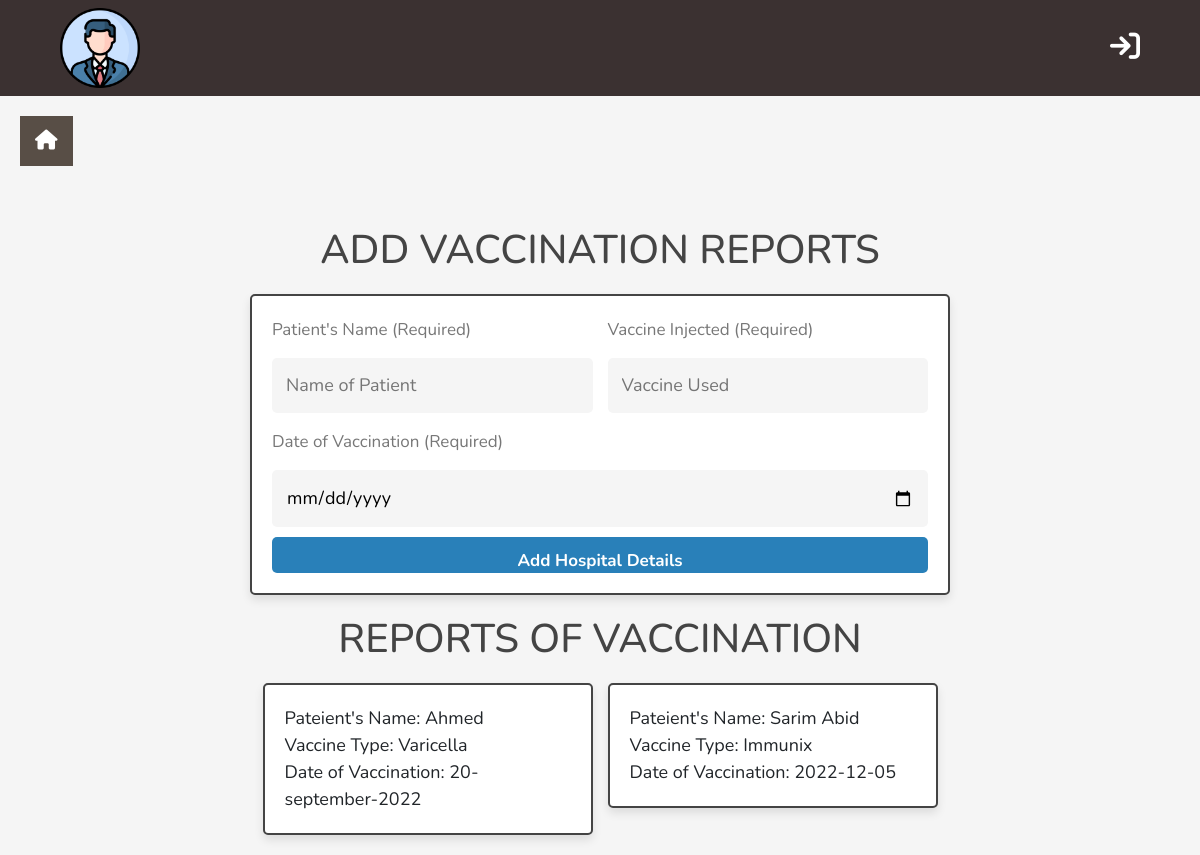
/admin_panel/Report_of_vaccination.php, run on the app's committed database.
### tables this page shows
CREATE TABLE `reportofvaccination` (
  `ID` int(11) NOT NULL,
  `child_name` varchar(100) NOT NULL,
  `Vacc_name` varchar(100) NOT NULL,
  `date` varchar(100) NOT NULL
);

### admin_panel/Report_of_vaccination.php (the view, shortened to what this page needs)
<!DOCTYPE html>
<html lang="en">
<head>
   <link rel="stylesheet" href="https://cdn.jsdelivr.net/npm/bootstrap@4.0.0/dist/css/bootstrap.min.css">
        <link rel="stylesheet" href="https://cdnjs.cloudflare.com/ajax/libs/font-awesome/4.7.0/css/font-awesome.min.css">
       <link rel="stylesheet" href="./assets/css/style.css"></link>
   <link rel="stylesheet" href="https://cdnjs.cloudflare.com/ajax/libs/font-awesome/6.1.1/css/all.min.css">
   <link rel="stylesheet" href="./assets/css/admin_style.css">
</head>
<body>
<?php   include "./adminHeader.php";
 include "./sidebar.php";?>
<section class="show-products">
<section class="add-products">
   <h1 class="heading">Add Vaccination Reports</h1>
   <form action="" method="post" enctype="multipart/form-data">
      <div class="flex">
         <div class="inputBox">
            <span>Patient's Name (Required)</span>
            <input type="text" class="box" required maxlength="100" placeholder="Name of Patient" name="child_name">
         </div>
         <div class="inputBox">
            <span>Vaccine Injected (Required)</span>
            <input type="text" class="box" required maxlength="100" placeholder="Vaccine Used" name="Vacc_name">
         </div>
         <div class="inputBox">
            <span>Date of Vaccination (Required)</span>
            <input type="date" name="date" placeholder="Date of Vaccination" class="box" required maxlength="500" cols="30" rows="10"></input>
         </div>
      </div>
      <input type="submit" value="Add Hospital Details" class="btn" name="add_vaccreport">
   </form>
</section>
   <h1 class="heading">Reports of Vaccination</h1>
   <div class="box-container">
   <?php
   $sql="SELECT * from reportofvaccination ";
   $result=$conn-> query($sql);
      if($result-> num_rows > 0){
         while($fetch_vaccreport = $result->fetch_assoc()){
   ?>
   <div class="box">
      <div class="child_name">Pateient's Name: <span><?= $fetch_vaccreport['child_name']; ?></span></div>
      <div class="Vacc_name">Vaccine Type: <span><?= $fetch_vaccreport['Vacc_name']; ?></span></div>
      <div class="date">Date of Vaccination: <span><?= $fetch_vaccreport['date']; ?></span></div>
   </div>
   <?php
         }
      }else{
         echo '<p class="empty">No Vaccine reports added yet..!</p>';
      }
   ?>
   </div>
</section>
   </body>
   </html>

### admin_panel/assets/css/style.css (style rules this page uses)
* { margin: 0; padding: 0; font-family: 'Work Sans', sans-serif; font-size: 18px; }
.btn { font-weight: 700; height: 36px; -moz-user-select: none; -webkit-user-select: none; user-select: none; cursor: default; }
.box { position: relative; background-color: #000; }

### admin_panel/assets/css/admin_style.css (style rules this page uses)
:root { --main-color:#2980b9; --orange:#f39c12; --red:#e74c3c; --black:#444; --white:#fff; --light-color:#777; --light-bg:#f5f5f5; --border:.2rem solid var(--black); --box-shadow:0 .5rem 1rem rgba(0,0,0,.1); }
* { font-family: 'Nunito', sans-serif; margin:0; padding:0; box-sizing: border-box; outline: none; border:none; text-decoration: none; }
html { font-size: 62.5%; overflow-x: hidden; }
body { background-color: var(--light-bg); }
section { padding:2rem; max-width: 1200px; margin:0 auto; }
.heading { font-size: 4rem; color:var(--black); margin-bottom: 2rem; text-align: center; text-transform: uppercase; }
.btn, .delete-btn, .option-btn { display: block; width: 100%; margin-top: 1rem; border-radius: .5rem; padding:1rem 3rem; font-size: 1.7rem; text-transform: capitalize; color:var(--white); cursor: pointer; text-align: center; }
.btn { background-color: var(--main-color); }
.add-products form { max-width: 70rem; margin: 0 auto; background-color: var(--white); box-shadow: var(--box-shadow); border:var(--border); border-radius: .5rem; padding:2rem; }
.add-products form .flex { display: flex; gap:1.5rem; flex-wrap: wrap; }
.add-products form .flex .inputBox { flex:1 1 25rem; }
.add-products form span { font-size:1.7rem; color:var(--light-color); }
.add-products form .box { font-size: 1.8rem; background-color: var(--light-bg); border-radius: .5rem; padding:1.4rem; width: 100%; margin-top: 1.5rem; }
.show-products .box-container { display: grid; grid-template-columns: repeat(auto-fit, 33rem); gap:1.5rem; justify-content: center; align-items: flex-start; }
.show-products .box-container .box { background-color: var(--white); box-shadow: var(--box-shadow); border-radius: .5rem; border:var(--border); padding:2rem; }

### data on the page
reportofvaccination: child_name "Ahmed", Vacc_name "Varicella", date "20-september-2022"
reportofvaccination: child_name "Sarim Abid", Vacc_name "Immunix", date "2022-12-05"
